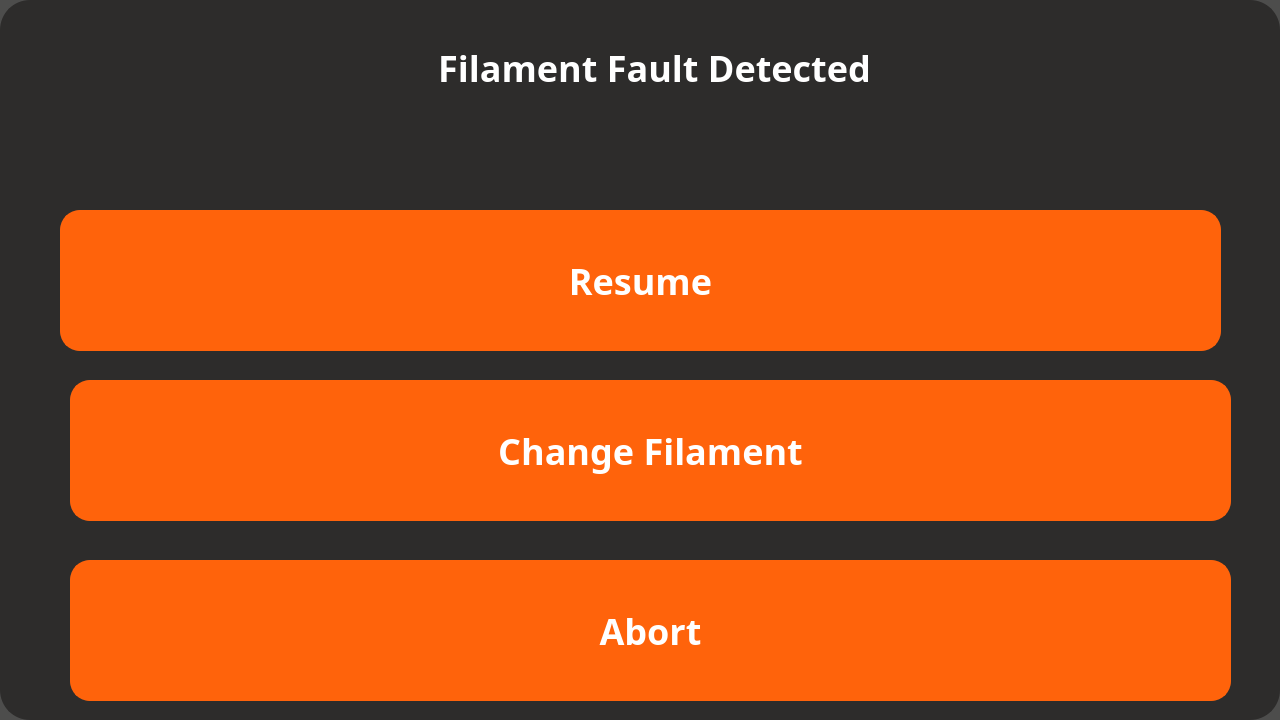
<?xml version="1.0" encoding="UTF-8"?>
<ui version="4.0">
 <class>filamentFault</class>
 <widget class="QWidget" name="filamentFault">
  <property name="geometry">
   <rect>
    <x>0</x>
    <y>0</y>
    <width>1280</width>
    <height>720</height>
   </rect>
  </property>
  <property name="windowTitle">
   <string>Form</string>
  </property>
  <widget class="QLabel" name="label_3">
   <property name="geometry">
    <rect>
     <x>0</x>
     <y>0</y>
     <width>1280</width>
     <height>720</height>
    </rect>
   </property>
   <property name="styleSheet">
    <string notr="true">background-color: rgba(32, 32, 31, 200);</string>
   </property>
   <property name="text">
    <string/>
   </property>
  </widget>
  <widget class="QPushButton" name="pushButton_2">
   <property name="geometry">
    <rect>
     <x>70</x>
     <y>560</y>
     <width>1161</width>
     <height>141</height>
    </rect>
   </property>
   <property name="styleSheet">
    <string notr="true">font-weight: bold;font-family:Barlow;border-radius: 20px;
background-color: rgba(255, 99, 11, 255);
color: rgba(255, 255, 255, 255);
font-size: 36px;
text-align: center;
font-family: Barlow;
border: 2px solid rgba(255, 99, 11, 255);</string>
   </property>
   <property name="text">
    <string>Abort</string>
   </property>
  </widget>
  <widget class="QPushButton" name="pushButton">
   <property name="geometry">
    <rect>
     <x>60</x>
     <y>210</y>
     <width>1161</width>
     <height>141</height>
    </rect>
   </property>
   <property name="styleSheet">
    <string notr="true">font-weight: bold;font-family:Barlow;border-radius: 20px;
background-color: rgba(255, 99, 11, 255);
color: rgba(255, 255, 255, 255);
font-size: 36px;
text-align: center;
font-family: Barlow;
border: 2px solid rgba(255, 99, 11, 255);</string>
   </property>
   <property name="text">
    <string>Resume</string>
   </property>
  </widget>
  <widget class="QLabel" name="label">
   <property name="geometry">
    <rect>
     <x>0</x>
     <y>0</y>
     <width>1280</width>
     <height>720</height>
    </rect>
   </property>
   <property name="styleSheet">
    <string notr="true">border-radius: 30px;
background-color: rgba(45, 44, 43, 255);
text-align: center;
font-family:Barlow;
border: 2px solid rgba(45, 44, 43, 255);</string>
   </property>
   <property name="text">
    <string/>
   </property>
  </widget>
  <widget class="QLabel" name="label_2">
   <property name="geometry">
    <rect>
     <x>260</x>
     <y>0</y>
     <width>779</width>
     <height>136</height>
    </rect>
   </property>
   <property name="styleSheet">
    <string notr="true">background-color: rgba(45, 44, 43, 255);
text-align: center;
font-family:Barlow;
color: rgb(255, 255, 255);
border: 2px solid rgba(45, 44, 43, 255);
font-size: 36px;
font-weight: bold;font-family:Barlow
</string>
   </property>
   <property name="text">
    <string>&lt;html&gt;&lt;head/&gt;&lt;body&gt;&lt;p align=&quot;center&quot;&gt;&lt;span style=&quot; font-size:27pt;&quot;&gt;Filament Fault Detected&lt;/span&gt;&lt;/p&gt;&lt;/body&gt;&lt;/html&gt;</string>
   </property>
  </widget>
  <widget class="QPushButton" name="pushButton_3">
   <property name="geometry">
    <rect>
     <x>70</x>
     <y>380</y>
     <width>1161</width>
     <height>141</height>
    </rect>
   </property>
   <property name="styleSheet">
    <string notr="true">font-weight: bold;font-family:Barlow;border-radius: 20px;
background-color: rgba(255, 99, 11, 255);
color: rgba(255, 255, 255, 255);
font-size: 36px;
text-align: center;
font-family: Barlow;
border: 2px solid rgba(255, 99, 11, 255);</string>
   </property>
   <property name="text">
    <string>Change Filament</string>
   </property>
  </widget>
  <zorder>label_3</zorder>
  <zorder>label</zorder>
  <zorder>pushButton_2</zorder>
  <zorder>pushButton</zorder>
  <zorder>label_2</zorder>
  <zorder>pushButton_3</zorder>
 </widget>
 <resources/>
 <connections/>
</ui>
